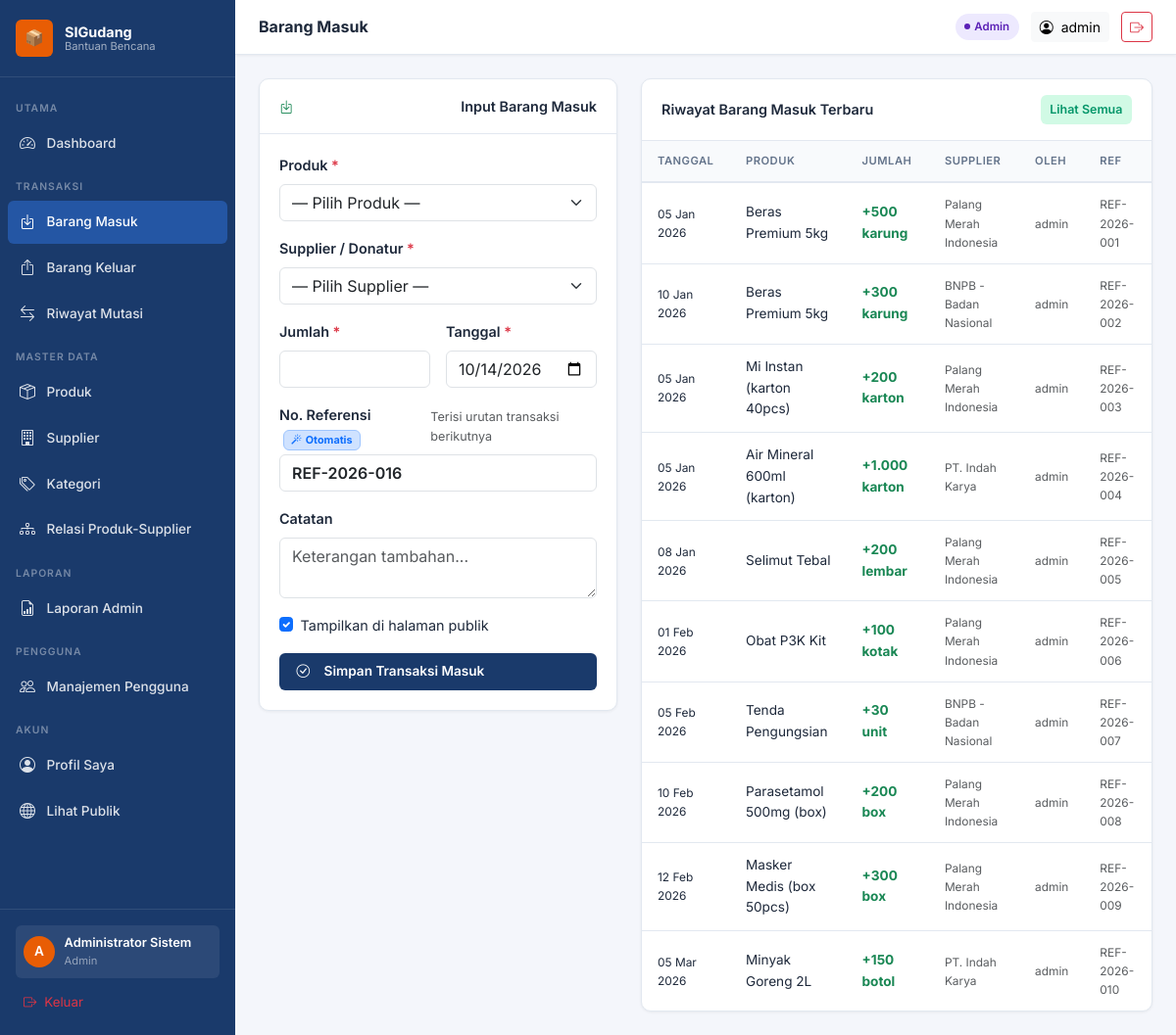
The app's page /admin/barang_masuk.php (signed in) with its own data.
### tables this page shows
CREATE TABLE `stock_movements` (
  `id`                     INT UNSIGNED  NOT NULL AUTO_INCREMENT,
  `product_id`             INT UNSIGNED  NOT NULL,
  `user_id`                INT UNSIGNED  NOT NULL,
  `supplier_id`            INT UNSIGNED           DEFAULT NULL,
  `distribution_target_id` INT UNSIGNED           DEFAULT NULL,
  `type`                   ENUM('IN','OUT')    NOT NULL,
  `quantity`               INT           NOT NULL,
  `date`                   DATE          NOT NULL,
  `reference`              VARCHAR(100)           DEFAULT NULL,
  `notes`                  TEXT                   DEFAULT NULL,
  `is_public`              TINYINT(1)    NOT NULL DEFAULT 1,
  `created_at`             DATETIME      NOT NULL DEFAULT CURRENT_TIMESTAMP,
  PRIMARY KEY (`id`),
  KEY `fk_sm_product`  (`product_id`),
  KEY `fk_sm_user`     (`user_id`),
  KEY `fk_sm_supplier` (`supplier_id`),
  KEY `fk_sm_dist`     (`distribution_target_id`),
  KEY `idx_sm_date`    (`date`),
  KEY `idx_sm_type`    (`type`),
  CONSTRAINT `fk_sm_product`   FOREIGN KEY (`product_id`)
    REFERENCES `products` (`id`) ON UPDATE CASCADE ON DELETE RESTRICT,
  CONSTRAINT `fk_sm_user`      FOREIGN KEY (`user_id`)
    REFERENCES `users`    (`id`) ON UPDATE CASCADE ON DELETE RESTRICT,
  CONSTRAINT `fk_sm_supplier`  FOREIGN KEY (`supplier_id`)
    REFERENCES `suppliers` (`id`) ON UPDATE CASCADE ON DELETE SET NULL,
  CONSTRAINT `fk_sm_dist`      FOREIGN KEY (`distribution_target_id`)
    REFERENCES `distribution_targets` (`id`) ON UPDATE CASCADE ON DELETE SET NULL
);

CREATE TABLE `products` (
  `id`            INT UNSIGNED NOT NULL AUTO_INCREMENT,
  `category_id`   INT UNSIGNED NOT NULL,
  `sku`           VARCHAR(50)  NOT NULL,
  `name`          VARCHAR(200) NOT NULL,
  `unit`          VARCHAR(30)  NOT NULL DEFAULT 'pcs',
  `price`         DECIMAL(15,2) NOT NULL DEFAULT 0.00,
  `stock`         INT          NOT NULL DEFAULT 0,
  `minimum_stock` INT          NOT NULL DEFAULT 0,
  `description`   TEXT                  DEFAULT NULL,
  `is_public`     TINYINT(1)   NOT NULL DEFAULT 1,
  `created_at`    DATETIME     NOT NULL DEFAULT CURRENT_TIMESTAMP,
  PRIMARY KEY (`id`),
  UNIQUE KEY `uq_sku` (`sku`),
  KEY `fk_prod_cat` (`category_id`),
  CONSTRAINT `fk_prod_cat` FOREIGN KEY (`category_id`)
    REFERENCES `categories` (`id`) ON UPDATE CASCADE ON DELETE RESTRICT
);

CREATE TABLE `suppliers` (
  `id`          INT UNSIGNED NOT NULL AUTO_INCREMENT,
  `name`        VARCHAR(200) NOT NULL,
  `type`        VARCHAR(100) NOT NULL DEFAULT 'Lembaga',
  `contact`     VARCHAR(150)          DEFAULT NULL,
  `email`       VARCHAR(150)          DEFAULT NULL,
  `address`     TEXT                  DEFAULT NULL,
  `description` TEXT                  DEFAULT NULL,
  `is_public`   TINYINT(1)   NOT NULL DEFAULT 1,
  `created_at`  DATETIME     NOT NULL DEFAULT CURRENT_TIMESTAMP,
  PRIMARY KEY (`id`)
);

CREATE TABLE `users` (
  `id`            INT UNSIGNED NOT NULL AUTO_INCREMENT,
  `username`      VARCHAR(80)  NOT NULL,
  `password_hash` VARCHAR(255) NOT NULL,
  `role`          ENUM('admin','staff') NOT NULL DEFAULT 'staff',
  `full_name`     VARCHAR(150) NOT NULL DEFAULT '',
  `email`         VARCHAR(150)          DEFAULT NULL,
  `is_active`     TINYINT(1)   NOT NULL DEFAULT 1,
  `created_at`    DATETIME     NOT NULL DEFAULT CURRENT_TIMESTAMP,
  PRIMARY KEY (`id`),
  UNIQUE KEY `uq_username` (`username`)
);

### helpers/functions.php (called while the page is built, shortened)
<?php
function e(string $str): string {
    return htmlspecialchars($str, ENT_QUOTES | ENT_HTML5, 'UTF-8');
}
function formatNumber(float $num, int $dec = 0): string {
    return number_format($num, $dec, ',', '.');
}
function formatDate(string $date, string $fmt = 'd M Y'): string {
    return (new DateTime($date))->format($fmt);
}
function getNextReference(PDO $db, string $type = 'IN'): string {
    $year = date('Y');
    $prefix = ($type === 'IN') ? "REF-{$year}-" : "TRX-{$year}-";
    $stmt = $db->prepare("
        SELECT reference
        FROM stock_movements
        WHERE reference LIKE ?
        ORDER BY id DESC
    ");
    $stmt->execute([$prefix . '%']);
    $refs = $stmt->fetchAll(PDO::FETCH_COLUMN);
    $maxNum = 0;
    foreach ($refs as $ref) {
        if (preg_match('#^' . preg_quote($prefix, '#') . '(\d+)$#', $ref, $m)) {
            $num = (int)$m[1];
            if ($num > $maxNum) {
                $maxNum = $num;
            }
        }
    }
    $nextNum = $maxNum + 1;
    return $prefix . str_pad((string)$nextNum, 3, '0', STR_PAD_LEFT);
}

### admin/barang_masuk.php (the view, shortened to what this page needs)
<?php
require_once dirname(__DIR__) . '/helpers/functions.php';
$db   = getDB();
$autoRef = getNextReference($db, 'IN');
$recent = $db->query("
    SELECT sm.date, sm.quantity, sm.reference, sm.notes,
           p.name AS produk, p.unit, s.name AS supplier, u.username
    FROM stock_movements sm
    JOIN products p ON sm.product_id=p.id
    LEFT JOIN suppliers s ON sm.supplier_id=s.id
    JOIN users u ON sm.user_id=u.id
    WHERE sm.type='IN'
    ORDER BY sm.created_at DESC LIMIT 10
")->fetchAll();
include dirname(__DIR__) . '/views/partials/header_admin.php';
?>
<div class="row g-4">
  <div class="col-lg-5">
    <div class="card-panel">
      <div class="card-panel-header"><i class="bi bi-box-arrow-in-down me-2 text-success"></i>Input Barang Masuk</div>
      <div class="card-panel-body">
        <form method="POST" action="" id="formMasuk">
          <div class="mb-3">
            <label class="form-label fw-semibold">Produk <span class="text-danger">*</span></label>
            <select name="product_id" class="form-select" required id="selProduk" onchange="updateStok(this)">
              <option value="">— Pilih Produk —</option>
            </select>
          </div>
          <div class="mb-3">
            <label class="form-label fw-semibold">Supplier / Donatur <span class="text-danger">*</span></label>
            <select name="supplier_id" class="form-select" required>
              <option value="">— Pilih Supplier —</option>
            </select>
          </div>
          <div class="row g-3">
            <div class="col-6">
              <label class="form-label fw-semibold">Jumlah <span class="text-danger">*</span></label>
              <input type="number" name="quantity" class="form-control" value="<?= isset($_POST['quantity'])?sanitizeInt($_POST['quantity']):'' ?>" min="1" required>
            </div>
            <div class="col-6">
              <label class="form-label fw-semibold">Tanggal <span class="text-danger">*</span></label>
              <input type="date" name="date" class="form-control" value="<?= isset($_POST['date'])?e($_POST['date']):date('Y-m-d') ?>" required>
            </div>
          </div>
          <div class="mb-3 mt-3">
            <div class="d-flex justify-content-between align-items-center mb-1">
              <label class="form-label fw-semibold mb-0">No. Referensi <span class="badge bg-primary-subtle text-primary border border-primary-subtle ms-1"><i class="bi bi-magic me-1"></i>Otomatis</span></label>
              <small class="text-muted">Terisi urutan transaksi berikutnya</small>
            </div>
            <input type="text" name="reference" class="form-control fw-semibold"
                   value="<?= isset($_POST['reference']) ? e($_POST['reference']) : e($autoRef) ?>"
                   placeholder="cth: <?= e($autoRef) ?>" required>
          </div>
          <div class="mb-3">
            <label class="form-label fw-semibold">Catatan</label>
            <textarea name="notes" class="form-control" rows="2" placeholder="Keterangan tambahan..."><?= isset($_POST['notes'])?e($_POST['notes']):'' ?></textarea>
          </div>
          <div class="mb-3">
            <div class="form-check">
              <input class="form-check-input" type="checkbox" name="is_public" id="isPublicMasuk" value="1" checked>
              <label class="form-check-label" for="isPublicMasuk">Tampilkan di halaman publik</label>
            </div>
          </div>
          <button type="submit" class="btn-primary-custom w-100 py-2" id="btnSubmit">
            <i class="bi bi-check-circle me-2"></i>Simpan Transaksi Masuk
          </button>
        </form>
      </div>
    </div>
  </div>
  <div class="col-lg-7">
    <div class="card-panel">
      <div class="card-panel-header">
        <span>Riwayat Barang Masuk Terbaru</span>
        <a href="<?= BASE_URL ?>/admin/mutasi_stok.php?type=IN" class="btn-sm-action btn-view">Lihat Semua</a>
      </div>
      <div class="table-responsive">
        <table class="table-modern w-100">
          <thead><tr><th>Tanggal</th><th>Produk</th><th>Jumlah</th><th>Supplier</th><th>Oleh</th><th>Ref</th></tr></thead>
          <tbody>
            <?php if (empty($recent)): ?>
              <tr><td colspan="6" class="empty-state"><span class="empty-icon">📥</span>Belum ada transaksi</td></tr>
            <?php else: ?>
              <?php foreach ($recent as $r): ?>
              <tr>
                <td class="small"><?= e(formatDate($r['date'],'d M Y')) ?></td>
                <td><?= e($r['produk']) ?></td>
                <td class="text-success fw-bold">+<?= formatNumber($r['quantity']) ?> <?= e($r['unit']) ?></td>
                <td class="small text-muted"><?= e($r['supplier'] ?: '-') ?></td>
                <td class="small text-muted"><?= e($r['username']) ?></td>
                <td class="small text-muted"><?= e($r['reference'] ?: '-') ?></td>
              </tr>
              <?php endforeach; ?>
            <?php endif; ?>
          </tbody>
        </table>
      </div>
    </div>
  </div>
</div>
<?php include dirname(__DIR__) . '/views/partials/footer_admin.php'; ?>

### assets/css/style.css (style rules this page uses)
:root { --primary: #1a3a6b; --primary-dark: #122a52; --primary-light: #2456a4; --accent: #e85d04; --accent-light: #ff6b08; --success: #0fa86a; --danger: #dc3545; --warning: #ffc107; --info: #0dcaf0; --sidebar-bg: #1a3a6b; --sidebar-text: rgba(255,255,255,0.85); --sidebar-hover: rgba(255,255,255,0.12); --sidebar-active:#2456a4; --body-bg: #f4f6fb; --card-bg: #ffffff; --border-color: #e2e8f0; --text-primary: #1e293b; --text-secondary:#64748b; --text-muted: #94a3b8; --shadow-sm: 0 1px 3px rgba(0,0,0,0.06); --shadow-md: 0 4px 16px rgba(0,0,0,0.08); --shadow-lg: 0 8px 32px rgba(0,0,0,0.12); --radius-sm: 6px; --radius-md: 10px; --radius-lg: 16px; --transition: all 0.2s ease; }
*, *::before, *::after { box-sizing: border-box; }
body { font-family: 'Inter', sans-serif; background: var(--body-bg); color: var(--text-primary); font-size: 0.9rem; line-height: 1.6; margin: 0; }
a { text-decoration: none; transition: var(--transition); }
.card-panel { background: var(--card-bg); border-radius: var(--radius-md); box-shadow: var(--shadow-sm); border: 1px solid var(--border-color); }
.card-panel-header { padding: 1rem 1.25rem; border-bottom: 1px solid var(--border-color); display: flex; align-items: center; justify-content: space-between; font-weight: 600; font-size: 0.9rem; color: var(--text-primary); }
.card-panel-body { padding: 1.25rem; }
.table-modern { width: 100%; border-collapse: collapse; font-size: 0.85rem; }
.table-modern thead tr { background: #f8fafc; border-bottom: 2px solid var(--border-color); }
.table-modern th { padding: 0.75rem 1rem; font-weight: 600; color: var(--text-secondary); text-transform: uppercase; font-size: 0.7rem; letter-spacing: 0.5px; white-space: nowrap; }
.table-modern td { padding: 0.75rem 1rem; border-bottom: 1px solid var(--border-color); vertical-align: middle; }
.table-modern tbody tr:last-child td { border-bottom: none; }
.btn-primary-custom { background: var(--primary); color: #fff; border: none; padding: 0.5rem 1.1rem; border-radius: var(--radius-sm); font-size: 0.85rem; font-weight: 600; display: inline-flex; align-items: center; gap: 0.4rem; cursor: pointer; transition: var(--transition); }
.btn-sm-action { padding: 0.3rem 0.6rem; font-size: 0.78rem; border-radius: var(--radius-sm); border: none; cursor: pointer; transition: var(--transition); display: inline-flex; align-items: center; gap: 3px; }
.btn-view { background: #d1fae5; color: #059669; }
.table-responsive { overflow-x: auto; }

### records on screen
stock_movements: date "05 Jan 2026", product.name "Beras Premium 5kg", quantity "500", product.unit "karung", supplier.name "Palang Merah Indonesia", user.username "admin", reference "REF-2026-001"
stock_movements: date "10 Jan 2026", product.name "Beras Premium 5kg", quantity "300", product.unit "karung", supplier.name "BNPB - Badan Nasional", user.username "admin", reference "REF-2026-002"
stock_movements: date "05 Jan 2026", product.name "Mi Instan (karton 40pcs)", quantity "200", product.unit "karton", supplier.name "Palang Merah Indonesia", user.username "admin", reference "REF-2026-003"
stock_movements: date "05 Jan 2026", product.name "Air Mineral 600ml (karton)", quantity "1.000", product.unit "karton", supplier.name "PT. Indah Karya", user.username "admin", reference "REF-2026-004"
stock_movements: date "08 Jan 2026", product.name "Selimut Tebal", quantity "200", product.unit "lembar", supplier.name "Palang Merah Indonesia", user.username "admin", reference "REF-2026-005"
stock_movements: date "01 Feb 2026", product.name "Obat P3K Kit", quantity "100", product.unit "kotak", supplier.name "Palang Merah Indonesia", user.username "admin", reference "REF-2026-006"
stock_movements: date "05 Feb 2026", product.name "Tenda Pengungsian", quantity "30", product.unit "unit", supplier.name "BNPB - Badan Nasional", user.username "admin", reference "REF-2026-007"
stock_movements: date "10 Feb 2026", product.name "Parasetamol 500mg (box)", quantity "200", product.unit "box", supplier.name "Palang Merah Indonesia", user.username "admin", reference "REF-2026-008"
stock_movements: date "12 Feb 2026", product.name "Masker Medis (box 50pcs)", quantity "300", product.unit "box", supplier.name "Palang Merah Indonesia", user.username "admin", reference "REF-2026-009"
stock_movements: date "05 Mar 2026", product.name "Minyak Goreng 2L", quantity "150", product.unit "botol", supplier.name "PT. Indah Karya", user.username "admin", reference "REF-2026-010"

### other values on screen
substr($u['full_name'] ?: $u['username'], 0, 1) "A"
$u['full_name'] ?: $u['username'] "Administrator Sistem"
$role "Admin"
$pageTitle "Barang Masuk"
$u['username'] "admin"
